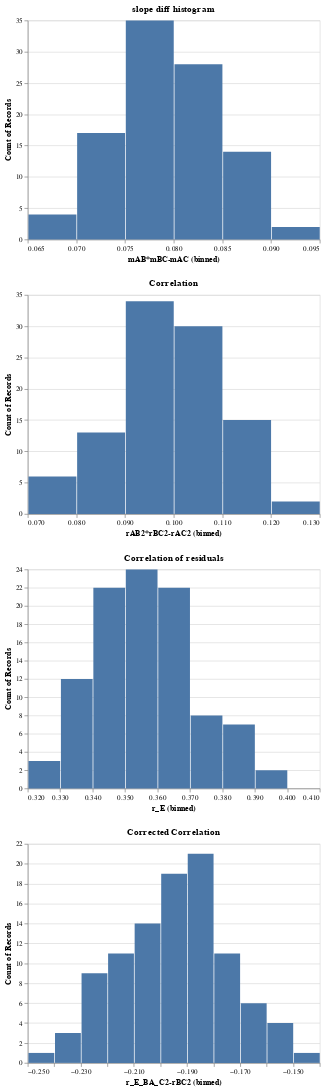

The notebook cell this image was saved under:
### Code cell
def stats_graphs(d):
    d['rAB2*rBC2-rAC2']=d.rAB**2 * d.rBC**2 - d.rAC**2
    d['r_E_BA_C2-rBC2'] = d.r_E_BA_C**2 - d.rBC**2
    #d['rAC2'] = d.rAC**2
    d['mAB*mBC-mAC'] = d.mAB*d.mBC - d.mAC
    slope_histogram = alt.Chart(d).mark_bar().encode(
        x=alt.X('mAB*mBC-mAC:Q', bin=True),
        y='count()').properties(title="slope diff histogram")
   
    bincount = 100
    ticks = 10
    correlation_graph = alt.Chart(d).mark_bar().encode(
        x=alt.X('rAB2*rBC2-rAC2:Q',bin=True,
                   axis=alt.Axis(
                    tickCount=ticks,
                    grid=False)),
        y='count()').properties(
            title="Correlation")
    residual_correlation = alt.Chart(d).mark_bar().encode(
        x=alt.X('r_E:Q', bin=True),
        y='count()').properties(title="Correlation of residuals")
    corrected_correlation = alt.Chart(d).mark_bar().encode(
        x=alt.X("r_E_BA_C2-rBC2:Q", bin=True),
        y='count()').properties(
        title="Corrected Correlation")

    return alt.vconcat(slope_histogram,correlation_graph,residual_correlation, corrected_correlation)

stats_graphs(d)

### Figure 1 — Vega-Lite specification as saved in the notebook (floating-point values rounded to 4 significant figures)
{"config": {"view": {"continuousWidth": 400, "continuousHeight": 300}}, "vconcat": [{"mark": "bar", "encoding": {"x": {"bin": true, "field": "mAB*mBC-mAC", "type": "quantitative"}, "y": {"aggregate": "count", "type": "quantitative"}}, "title": "slope diff histogram"}, {"mark": "bar", "encoding": {"x": {"axis": {"grid": false, "tickCount": 10}, "bin": true, "field": "rAB2*rBC2-rAC2", "type": "quantitative"}, "y": {"aggregate": "count", "type": "quantitative"}}, "title": "Correlation"}, {"mark": "bar", "encoding": {"x": {"bin": true, "field": "r_E", "type": "quantitative"}, "y": {"aggregate": "count", "type": "quantitative"}}, "title": "Correlation of residuals"}, {"mark": "bar", "encoding": {"x": {"bin": true, "field": "r_E_BA_C2-rBC2", "type": "quantitative"}, "y": {"aggregate": "count", "type": "quantitative"}}, "title": "Corrected Correlation"}], "data": {"name": "data-508f906945fd2a19f95a051aa71ca26c"}, "$schema": "https://vega.github.io/schema/vega-lite/v4.17.0.json", "datasets": {"data-508f906945fd2a19f95a051aa71ca26c": [{"kAB": -0.9807, "kBC": 1.148, "kAC": 0.4883, "mAB": 0.1015, "mBC": 0.7997, "mAC": 0.002615, "r_sqrAB": 0.4953, "r_sqrBC": 0.1982, "r_sqrAC": 0.000102, "r_E": 0.3355, "r_E_BA_C": 0.04226, "rAB": 0.7038, "rBC": 0.4452, "rAC": 0.0101, "rAB2*rBC2-rAC2": 0.09808, "r_E_BA_C2-rBC2": -0.1964, "mAB*mBC-mAC": 0.07852}, {"kAB": -0.8355, "kBC": 1.229, "kAC": 0.4963, "mAB": 0.09414, "mBC": 0.8111, "mAC": -0.005355, "r_sqrAB": 0.4749, "r_sqrBC": 0.197, "r_sqrAC": 0.0004602, "r_E": 0.3474, "r_E_BA_C": -0.04145, "rAB": 0.6891, "rBC": 0.4439, "rAC": -0.02145, "rAB2*rBC2-rAC2": 0.0931, "r_E_BA_C2-rBC2": -0.1953, "mAB*mBC-mAC": 0.08171}, {"kAB": -0.7827, "kBC": 1.206, "kAC": 0.6213, "mAB": 0.1025, "mBC": 0.7581, "mAC": 0.004691, "r_sqrAB": 0.5258, "r_sqrBC": 0.186, "r_sqrAC": 0.0003563, "r_E": 0.343, "r_E_BA_C": 0.1257, "rAB": 0.7251, "rBC": 0.4313, "rAC": 0.01888, "rAB2*rBC2-rAC2": 0.09744, "r_E_BA_C2-rBC2": -0.1702, "mAB*mBC-mAC": 0.07303}, {"kAB": -0.82, "kBC": 1.425, "kAC": 0.7325, "mAB": 0.1013, "mBC": 0.7793, "mAC": 0.004095, "r_sqrAB": 0.5331, "r_sqrBC": 0.1884, "r_sqrAC": 0.0002703, "r_E": 0.3563, "r_E_BA_C": 0.001281, "rAB": 0.7301, "rBC": 0.434, "rAC": 0.01644, "rAB2*rBC2-rAC2": 0.1002, "r_E_BA_C2-rBC2": -0.1884, "mAB*mBC-mAC": 0.07484}, {"kAB": -0.9123, "kBC": 0.9833, "kAC": 0.3842, "mAB": 0.09325, "mBC": 0.7679, "mAC": -0.007021, "r_sqrAB": 0.4838, "r_sqrBC": 0.1913, "r_sqrAC": 0.0008896, "r_E": 0.3596, "r_E_BA_C": 0.06007, "rAB": 0.6956, "rBC": 0.4374, "rAC": -0.02983, "rAB2*rBC2-rAC2": 0.09165, "r_E_BA_C2-rBC2": -0.1877, "mAB*mBC-mAC": 0.07863}, {"kAB": -0.8336, "kBC": 1.269, "kAC": 0.6663, "mAB": 0.09383, "mBC": 0.8837, "mAC": -0.003617, "r_sqrAB": 0.4644, "r_sqrBC": 0.2098, "r_sqrAC": 0.0001853, "r_E": 0.3412, "r_E_BA_C": 0.06948, "rAB": 0.6815, "rBC": 0.458, "rAC": -0.01361, "rAB2*rBC2-rAC2": 0.09723, "r_E_BA_C2-rBC2": -0.2049, "mAB*mBC-mAC": 0.08654}, {"kAB": -0.8631, "kBC": 1.171, "kAC": 0.5851, "mAB": 0.09421, "mBC": 0.7741, "mAC": -0.005488, "r_sqrAB": 0.4804, "r_sqrBC": 0.1826, "r_sqrAC": 0.0004967, "r_E": 0.3386, "r_E_BA_C": 0.02973, "rAB": 0.6931, "rBC": 0.4273, "rAC": -0.02229, "rAB2*rBC2-rAC2": 0.08721, "r_E_BA_C2-rBC2": -0.1817, "mAB*mBC-mAC": 0.07842}, {"kAB": -0.7913, "kBC": 1.397, "kAC": 0.8808, "mAB": 0.09422, "mBC": 0.7674, "mAC": -0.009957, "r_sqrAB": 0.472, "r_sqrBC": 0.1714, "r_sqrAC": 0.001535, "r_E": 0.3362, "r_E_BA_C": -0.001478, "rAB": 0.687, "rBC": 0.4141, "rAC": -0.03918, "rAB2*rBC2-rAC2": 0.07938, "r_E_BA_C2-rBC2": -0.1714, "mAB*mBC-mAC": 0.08226}, {"kAB": -0.8042, "kBC": 1.305, "kAC": 0.7036, "mAB": 0.09777, "mBC": 0.7866, "mAC": -0.0007596, "r_sqrAB": 0.4894, "r_sqrBC": 0.1991, "r_sqrAC": 9.508e-06, "r_E": 0.3449, "r_E_BA_C": 0.03394, "rAB": 0.6996, "rBC": 0.4462, "rAC": -0.003084, "rAB2*rBC2-rAC2": 0.09744, "r_E_BA_C2-rBC2": -0.198, "mAB*mBC-mAC": 0.07766}, {"kAB": -0.8611, "kBC": 1.117, "kAC": 0.4556, "mAB": 0.09941, "mBC": 0.7542, "mAC": -0.007942, "r_sqrAB": 0.5142, "r_sqrBC": 0.1824, "r_sqrAC": 0.001052, "r_E": 0.3854, "r_E_BA_C": 0.00401, "rAB": 0.7171, "rBC": 0.4271, "rAC": -0.03244, "rAB2*rBC2-rAC2": 0.09274, "r_E_BA_C2-rBC2": -0.1824, "mAB*mBC-mAC": 0.08292}, {"kAB": -0.935, "kBC": 1.106, "kAC": 0.3543, "mAB": 0.1001, "mBC": 0.8253, "mAC": 0.006945, "r_sqrAB": 0.5276, "r_sqrBC": 0.2145, "r_sqrAC": 0.0008001, "r_E": 0.3674, "r_E_BA_C": -0.01567, "rAB": 0.7264, "rBC": 0.4631, "rAC": 0.02829, "rAB2*rBC2-rAC2": 0.1124, "r_E_BA_C2-rBC2": -0.2142, "mAB*mBC-mAC": 0.07565}, {"kAB": -0.8577, "kBC": 1.185, "kAC": 0.4664, "mAB": 0.09856, "mBC": 0.8297, "mAC": 0.009042, "r_sqrAB": 0.5161, "r_sqrBC": 0.2118, "r_sqrAC": 0.001337, "r_E": 0.3421, "r_E_BA_C": 0.01495, "rAB": 0.7184, "rBC": 0.4603, "rAC": 0.03656, "rAB2*rBC2-rAC2": 0.108, "r_E_BA_C2-rBC2": -0.2116, "mAB*mBC-mAC": 0.07273}, {"kAB": -0.8976, "kBC": 0.8588, "kAC": 0.2895, "mAB": 0.09778, "mBC": 0.8017, "mAC": -0.00919, "r_sqrAB": 0.4874, "r_sqrBC": 0.1886, "r_sqrAC": 0.001264, "r_E": 0.3667, "r_E_BA_C": 0.01621, "rAB": 0.6982, "rBC": 0.4343, "rAC": -0.03555, "rAB2*rBC2-rAC2": 0.09068, "r_E_BA_C2-rBC2": -0.1884, "mAB*mBC-mAC": 0.08758}, {"kAB": -0.8255, "kBC": 1.155, "kAC": 0.4804, "mAB": 0.09878, "mBC": 0.7934, "mAC": -0.0085, "r_sqrAB": 0.4804, "r_sqrBC": 0.1961, "r_sqrAC": 0.001108, "r_E": 0.3649, "r_E_BA_C": -0.02053, "rAB": 0.6931, "rBC": 0.4428, "rAC": -0.03329, "rAB2*rBC2-rAC2": 0.09309, "r_E_BA_C2-rBC2": -0.1957, "mAB*mBC-mAC": 0.08687}, {"kAB": -0.8761, "kBC": 1.391, "kAC": 0.7263, "mAB": 0.1017, "mBC": 0.7918, "mAC": 0.003877, "r_sqrAB": 0.5407, "r_sqrBC": 0.2014, "r_sqrAC": 0.0002524, "r_E": 0.3814, "r_E_BA_C": 0.00485, "rAB": 0.7353, "rBC": 0.4488, "rAC": 0.01589, "rAB2*rBC2-rAC2": 0.1087, "r_E_BA_C2-rBC2": -0.2014, "mAB*mBC-mAC": 0.07668}, {"kAB": -0.7453, "kBC": 1.348, "kAC": 0.7927, "mAB": 0.09479, "mBC": 0.8217, "mAC": -0.007448, "r_sqrAB": 0.4732, "r_sqrBC": 0.1953, "r_sqrAC": 0.000845, "r_E": 0.3519, "r_E_BA_C": -0.05511, "rAB": 0.6879, "rBC": 0.4419, "rAC": -0.02907, "rAB2*rBC2-rAC2": 0.09156, "r_E_BA_C2-rBC2": -0.1922, "mAB*mBC-mAC": 0.08533}, {"kAB": -0.9538, "kBC": 1.08, "kAC": 0.2117, "mAB": 0.09939, "mBC": 0.8726, "mAC": 0.003143, "r_sqrAB": 0.5015, "r_sqrBC": 0.2269, "r_sqrAC": 0.0001494, "r_E": 0.3708, "r_E_BA_C": -0.01687, "rAB": 0.7081, "rBC": 0.4764, "rAC": 0.01222, "rAB2*rBC2-rAC2": 0.1136, "r_E_BA_C2-rBC2": -0.2266, "mAB*mBC-mAC": 0.08358}, {"kAB": -1.011, "kBC": 0.8659, "kAC": 0.2299, "mAB": 0.09984, "mBC": 0.7656, "mAC": 0.004713, "r_sqrAB": 0.5145, "r_sqrBC": 0.1953, "r_sqrAC": 0.000382, "r_E": 0.3413, "r_E_BA_C": 0.0396, "rAB": 0.7173, "rBC": 0.4419, "rAC": 0.01955, "rAB2*rBC2-rAC2": 0.1001, "r_E_BA_C2-rBC2": -0.1937, "mAB*mBC-mAC": 0.07172}, {"kAB": -0.871, "kBC": 0.96, "kAC": 0.3003, "mAB": 0.1035, "mBC": 0.8175, "mAC": 0.002367, "r_sqrAB": 0.4852, "r_sqrBC": 0.2126, "r_sqrAC": 8.075e-05, "r_E": 0.3415, "r_E_BA_C": 0.07816, "rAB": 0.6965, "rBC": 0.4611, "rAC": 0.008986, "rAB2*rBC2-rAC2": 0.1031, "r_E_BA_C2-rBC2": -0.2065, "mAB*mBC-mAC": 0.08224}, {"kAB": -0.877, "kBC": 0.9957, "kAC": 0.2581, "mAB": 0.09703, "mBC": 0.7949, "mAC": 0.0006122, "r_sqrAB": 0.5153, "r_sqrBC": 0.1943, "r_sqrAC": 6.307e-06, "r_E": 0.3606, "r_E_BA_C": -0.09369, "rAB": 0.7178, "rBC": 0.4408, "rAC": 0.002511, "rAB2*rBC2-rAC2": 0.1001, "r_E_BA_C2-rBC2": -0.1855, "mAB*mBC-mAC": 0.07651}, {"kAB": -0.7925, "kBC": 1.224, "kAC": 0.696, "mAB": 0.1028, "mBC": 0.6757, "mAC": -0.002034, "r_sqrAB": 0.5274, "r_sqrBC": 0.16, "r_sqrAC": 7.237e-05, "r_E": 0.3446, "r_E_BA_C": 0.03512, "rAB": 0.7262, "rBC": 0.4, "rAC": -0.008507, "rAB2*rBC2-rAC2": 0.08429, "r_E_BA_C2-rBC2": -0.1587, "mAB*mBC-mAC": 0.07149}, {"kAB": -1.007, "kBC": 0.7625, "kAC": 0.0963, "mAB": 0.09789, "mBC": 0.7752, "mAC": 0.005102, "r_sqrAB": 0.5236, "r_sqrBC": 0.1959, "r_sqrAC": 0.0004635, "r_E": 0.3493, "r_E_BA_C": 0.07521, "rAB": 0.7236, "rBC": 0.4426, "rAC": 0.02153, "rAB2*rBC2-rAC2": 0.1021, "r_E_BA_C2-rBC2": -0.1902, "mAB*mBC-mAC": 0.07079}, {"kAB": -0.9261, "kBC": 1.123, "kAC": 0.5005, "mAB": 0.09568, "mBC": 0.7206, "mAC": -0.001742, "r_sqrAB": 0.5139, "r_sqrBC": 0.1807, "r_sqrAC": 5.923e-05, "r_E": 0.3548, "r_E_BA_C": -0.02354, "rAB": 0.7168, "rBC": 0.425, "rAC": -0.007696, "rAB2*rBC2-rAC2": 0.09278, "r_E_BA_C2-rBC2": -0.1801, "mAB*mBC-mAC": 0.07069}, {"kAB": -0.8651, "kBC": 1.274, "kAC": 0.5979, "mAB": 0.1018, "mBC": 0.8615, "mAC": 0.01416, "r_sqrAB": 0.5051, "r_sqrBC": 0.2302, "r_sqrAC": 0.003029, "r_E": 0.3293, "r_E_BA_C": 0.01851, "rAB": 0.7107, "rBC": 0.4798, "rAC": 0.05504, "rAB2*rBC2-rAC2": 0.1133, "r_E_BA_C2-rBC2": -0.2299, "mAB*mBC-mAC": 0.07357}, {"kAB": -0.8325, "kBC": 1.29, "kAC": 0.5854, "mAB": 0.101, "mBC": 0.8208, "mAC": 0.002409, "r_sqrAB": 0.5015, "r_sqrBC": 0.2194, "r_sqrAC": 9.29e-05, "r_E": 0.3656, "r_E_BA_C": 0.02168, "rAB": 0.7081, "rBC": 0.4684, "rAC": 0.009639, "rAB2*rBC2-rAC2": 0.1099, "r_E_BA_C2-rBC2": -0.2189, "mAB*mBC-mAC": 0.08049}, {"kAB": -0.9571, "kBC": 1.023, "kAC": 0.2827, "mAB": 0.09821, "mBC": 0.8011, "mAC": 0.0006865, "r_sqrAB": 0.527, "r_sqrBC": 0.1982, "r_sqrAC": 7.951e-06, "r_E": 0.3776, "r_E_BA_C": -0.01891, "rAB": 0.7259, "rBC": 0.4451, "rAC": 0.00282, "rAB2*rBC2-rAC2": 0.1044, "r_E_BA_C2-rBC2": -0.1978, "mAB*mBC-mAC": 0.07799}, {"kAB": -0.7056, "kBC": 1.293, "kAC": 0.8022, "mAB": 0.0967, "mBC": 0.8476, "mAC": -0.00278, "r_sqrAB": 0.4849, "r_sqrBC": 0.2133, "r_sqrAC": 0.000119, "r_E": 0.3637, "r_E_BA_C": 0.03053, "rAB": 0.6964, "rBC": 0.4618, "rAC": -0.01091, "rAB2*rBC2-rAC2": 0.1033, "r_E_BA_C2-rBC2": -0.2123, "mAB*mBC-mAC": 0.08474}, {"kAB": -0.914, "kBC": 1.002, "kAC": 0.371, "mAB": 0.09796, "mBC": 0.7481, "mAC": -0.00336, "r_sqrAB": 0.5134, "r_sqrBC": 0.1811, "r_sqrAC": 0.0001954, "r_E": 0.362, "r_E_BA_C": 0.004892, "rAB": 0.7165, "rBC": 0.4256, "rAC": -0.01398, "rAB2*rBC2-rAC2": 0.09278, "r_E_BA_C2-rBC2": -0.1811, "mAB*mBC-mAC": 0.07664}, {"kAB": -0.8932, "kBC": 1.15, "kAC": 0.4398, "mAB": 0.09431, "mBC": 0.839, "mAC": -0.005576, "r_sqrAB": 0.4743, "r_sqrBC": 0.2005, "r_sqrAC": 0.0004725, "r_E": 0.3507, "r_E_BA_C": -0.1069, "rAB": 0.6887, "rBC": 0.4478, "rAC": -0.02174, "rAB2*rBC2-rAC2": 0.09464, "r_E_BA_C2-rBC2": -0.1891, "mAB*mBC-mAC": 0.0847}, {"kAB": -0.9299, "kBC": 1.08, "kAC": 0.441, "mAB": 0.09637, "mBC": 0.7527, "mAC": -0.01108, "r_sqrAB": 0.5002, "r_sqrBC": 0.1635, "r_sqrAC": 0.001909, "r_E": 0.3606, "r_E_BA_C": 0.01685, "rAB": 0.7072, "rBC": 0.4043, "rAC": -0.0437, "rAB2*rBC2-rAC2": 0.07987, "r_E_BA_C2-rBC2": -0.1632, "mAB*mBC-mAC": 0.08363}, {"kAB": -0.9247, "kBC": 1.216, "kAC": 0.3759, "mAB": 0.09504, "mBC": 0.9231, "mAC": -0.007131, "r_sqrAB": 0.4357, "r_sqrBC": 0.234, "r_sqrAC": 0.0006734, "r_E": 0.3466, "r_E_BA_C": -0.009553, "rAB": 0.6601, "rBC": 0.4837, "rAC": -0.02595, "rAB2*rBC2-rAC2": 0.1013, "r_E_BA_C2-rBC2": -0.2339, "mAB*mBC-mAC": 0.09486}, {"kAB": -0.8479, "kBC": 1.068, "kAC": 0.5198, "mAB": 0.09937, "mBC": 0.6932, "mAC": -0.007167, "r_sqrAB": 0.5275, "r_sqrBC": 0.1569, "r_sqrAC": 0.0008957, "r_E": 0.3654, "r_E_BA_C": -0.01286, "rAB": 0.7263, "rBC": 0.3961, "rAC": -0.02993, "rAB2*rBC2-rAC2": 0.08185, "r_E_BA_C2-rBC2": -0.1567, "mAB*mBC-mAC": 0.07605}, {"kAB": -0.813, "kBC": 1.449, "kAC": 0.6398, "mAB": 0.09574, "mBC": 0.9194, "mAC": -0.001938, "r_sqrAB": 0.471, "r_sqrBC": 0.2209, "r_sqrAC": 5.047e-05, "r_E": 0.3525, "r_E_BA_C": -0.0215, "rAB": 0.6863, "rBC": 0.47, "rAC": -0.007104, "rAB2*rBC2-rAC2": 0.104, "r_E_BA_C2-rBC2": -0.2205, "mAB*mBC-mAC": 0.08996}, {"kAB": -0.7677, "kBC": 1.164, "kAC": 0.7174, "mAB": 0.0992, "mBC": 0.7535, "mAC": 0.006241, "r_sqrAB": 0.5166, "r_sqrBC": 0.1857, "r_sqrAC": 0.0006689, "r_E": 0.3252, "r_E_BA_C": -0.0213, "rAB": 0.7188, "rBC": 0.4309, "rAC": 0.02586, "rAB2*rBC2-rAC2": 0.09526, "r_E_BA_C2-rBC2": -0.1852, "mAB*mBC-mAC": 0.0685}, {"kAB": -0.8835, "kBC": 1.041, "kAC": 0.2113, "mAB": 0.09816, "mBC": 0.784, "mAC": -0.006775, "r_sqrAB": 0.4832, "r_sqrBC": 0.1877, "r_sqrAC": 0.000703, "r_E": 0.3516, "r_E_BA_C": 0.05083, "rAB": 0.6951, "rBC": 0.4333, "rAC": -0.02651, "rAB2*rBC2-rAC2": 0.09, "r_E_BA_C2-rBC2": -0.1851, "mAB*mBC-mAC": 0.08373}, {"kAB": -0.9016, "kBC": 1.223, "kAC": 0.492, "mAB": 0.1041, "mBC": 0.8057, "mAC": 0.007164, "r_sqrAB": 0.5206, "r_sqrBC": 0.2, "r_sqrAC": 0.0007601, "r_E": 0.3438, "r_E_BA_C": 0.05734, "rAB": 0.7215, "rBC": 0.4472, "rAC": 0.02757, "rAB2*rBC2-rAC2": 0.1034, "r_E_BA_C2-rBC2": -0.1967, "mAB*mBC-mAC": 0.07668}, {"kAB": -0.9055, "kBC": 1.328, "kAC": 0.5416, "mAB": 0.1035, "mBC": 0.7996, "mAC": 0.002473, "r_sqrAB": 0.5079, "r_sqrBC": 0.2055, "r_sqrAC": 9.31e-05, "r_E": 0.3572, "r_E_BA_C": -0.09026, "rAB": 0.7126, "rBC": 0.4533, "rAC": 0.009649, "rAB2*rBC2-rAC2": 0.1043, "r_E_BA_C2-rBC2": -0.1974, "mAB*mBC-mAC": 0.08032}, {"kAB": -0.8697, "kBC": 1.228, "kAC": 0.4708, "mAB": 0.1011, "mBC": 0.7896, "mAC": 0.005405, "r_sqrAB": 0.5038, "r_sqrBC": 0.2022, "r_sqrAC": 0.0004673, "r_E": 0.3356, "r_E_BA_C": -0.03343, "rAB": 0.7098, "rBC": 0.4496, "rAC": 0.02162, "rAB2*rBC2-rAC2": 0.1014, "r_E_BA_C2-rBC2": -0.201, "mAB*mBC-mAC": 0.07439}, {"kAB": -0.8707, "kBC": 1.024, "kAC": 0.4055, "mAB": 0.1005, "mBC": 0.7578, "mAC": -0.002091, "r_sqrAB": 0.5166, "r_sqrBC": 0.1917, "r_sqrAC": 7.463e-05, "r_E": 0.3717, "r_E_BA_C": 0.05542, "rAB": 0.7187, "rBC": 0.4378, "rAC": -0.008639, "rAB2*rBC2-rAC2": 0.09894, "r_E_BA_C2-rBC2": -0.1886, "mAB*mBC-mAC": 0.07826}, {"kAB": -0.865, "kBC": 1.002, "kAC": 0.318, "mAB": 0.1019, "mBC": 0.866, "mAC": 0.009984, "r_sqrAB": 0.5155, "r_sqrBC": 0.2291, "r_sqrAC": 0.001513, "r_E": 0.3581, "r_E_BA_C": -0.06585, "rAB": 0.718, "rBC": 0.4787, "rAC": 0.03889, "rAB2*rBC2-rAC2": 0.1166, "r_E_BA_C2-rBC2": -0.2248, "mAB*mBC-mAC": 0.07824}, {"kAB": -0.9292, "kBC": 1.094, "kAC": 0.4443, "mAB": 0.104, "mBC": 0.8337, "mAC": 0.01505, "r_sqrAB": 0.5474, "r_sqrBC": 0.217, "r_sqrAC": 0.003581, "r_E": 0.3539, "r_E_BA_C": 0.05135, "rAB": 0.7399, "rBC": 0.4658, "rAC": 0.05984, "rAB2*rBC2-rAC2": 0.1152, "r_E_BA_C2-rBC2": -0.2143, "mAB*mBC-mAC": 0.07162}, {"kAB": -0.9392, "kBC": 0.9845, "kAC": 0.3185, "mAB": 0.09853, "mBC": 0.7378, "mAC": -0.004026, "r_sqrAB": 0.4976, "r_sqrBC": 0.1684, "r_sqrAC": 0.0002569, "r_E": 0.3333, "r_E_BA_C": 0.02489, "rAB": 0.7054, "rBC": 0.4103, "rAC": -0.01603, "rAB2*rBC2-rAC2": 0.08351, "r_E_BA_C2-rBC2": -0.1677, "mAB*mBC-mAC": 0.07672}, {"kAB": -0.9274, "kBC": 1.275, "kAC": 0.5641, "mAB": 0.09771, "mBC": 0.7769, "mAC": -0.009254, "r_sqrAB": 0.4861, "r_sqrBC": 0.1771, "r_sqrAC": 0.001279, "r_E": 0.3529, "r_E_BA_C": 0.05959, "rAB": 0.6972, "rBC": 0.4208, "rAC": -0.03577, "rAB2*rBC2-rAC2": 0.08479, "r_E_BA_C2-rBC2": -0.1735, "mAB*mBC-mAC": 0.08516}, {"kAB": -0.8554, "kBC": 1.343, "kAC": 0.6437, "mAB": 0.1032, "mBC": 0.8421, "mAC": 0.007254, "r_sqrAB": 0.5367, "r_sqrBC": 0.2104, "r_sqrAC": 0.0007867, "r_E": 0.373, "r_E_BA_C": 0.004126, "rAB": 0.7326, "rBC": 0.4586, "rAC": 0.02805, "rAB2*rBC2-rAC2": 0.1121, "r_E_BA_C2-rBC2": -0.2103, "mAB*mBC-mAC": 0.07965}, {"kAB": -0.9169, "kBC": 0.9802, "kAC": 0.326, "mAB": 0.1023, "mBC": 0.8173, "mAC": 0.003435, "r_sqrAB": 0.5284, "r_sqrBC": 0.1981, "r_sqrAC": 0.0001765, "r_E": 0.3667, "r_E_BA_C": 0.003974, "rAB": 0.7269, "rBC": 0.445, "rAC": 0.01329, "rAB2*rBC2-rAC2": 0.1045, "r_E_BA_C2-rBC2": -0.198, "mAB*mBC-mAC": 0.08019}, {"kAB": -0.9137, "kBC": 1.284, "kAC": 0.5257, "mAB": 0.09766, "mBC": 0.8284, "mAC": -0.001747, "r_sqrAB": 0.4983, "r_sqrBC": 0.1936, "r_sqrAC": 4.5e-05, "r_E": 0.3521, "r_E_BA_C": -0.08705, "rAB": 0.7059, "rBC": 0.44, "rAC": -0.006708, "rAB2*rBC2-rAC2": 0.09643, "r_E_BA_C2-rBC2": -0.186, "mAB*mBC-mAC": 0.08265}, {"kAB": -0.8445, "kBC": 0.945, "kAC": 0.4496, "mAB": 0.0989, "mBC": 0.6897, "mAC": 0.002109, "r_sqrAB": 0.5362, "r_sqrBC": 0.1674, "r_sqrAC": 8.584e-05, "r_E": 0.3421, "r_E_BA_C": 0.01564, "rAB": 0.7322, "rBC": 0.4092, "rAC": 0.009265, "rAB2*rBC2-rAC2": 0.08968, "r_E_BA_C2-rBC2": -0.1672, "mAB*mBC-mAC": 0.0661}, {"kAB": -0.8616, "kBC": 1.158, "kAC": 0.4578, "mAB": 0.09874, "mBC": 0.761, "mAC": 0.007817, "r_sqrAB": 0.5237, "r_sqrBC": 0.1816, "r_sqrAC": 0.001029, "r_E": 0.3203, "r_E_BA_C": 0.02131, "rAB": 0.7237, "rBC": 0.4261, "rAC": 0.03208, "rAB2*rBC2-rAC2": 0.09407, "r_E_BA_C2-rBC2": -0.1811, "mAB*mBC-mAC": 0.06733}, {"kAB": -0.8602, "kBC": 1.222, "kAC": 0.6153, "mAB": 0.1016, "mBC": 0.7945, "mAC": 0.003738, "r_sqrAB": 0.5366, "r_sqrBC": 0.1911, "r_sqrAC": 0.0002199, "r_E": 0.3653, "r_E_BA_C": -0.02008, "rAB": 0.7325, "rBC": 0.4371, "rAC": 0.01483, "rAB2*rBC2-rAC2": 0.1023, "r_E_BA_C2-rBC2": -0.1906, "mAB*mBC-mAC": 0.07696}, {"kAB": -0.8982, "kBC": 1.041, "kAC": 0.2733, "mAB": 0.09954, "mBC": 0.9233, "mAC": 0.009142, "r_sqrAB": 0.4957, "r_sqrBC": 0.2454, "r_sqrAC": 0.001203, "r_E": 0.3584, "r_E_BA_C": -0.0273, "rAB": 0.7041, "rBC": 0.4953, "rAC": 0.03469, "rAB2*rBC2-rAC2": 0.1204, "r_E_BA_C2-rBC2": -0.2446, "mAB*mBC-mAC": 0.08277}, {"kAB": -0.8702, "kBC": 0.8919, "kAC": 0.3616, "mAB": 0.1024, "mBC": 0.7654, "mAC": -4.059e-05, "r_sqrAB": 0.5437, "r_sqrBC": 0.1909, "r_sqrAC": 2.785e-08, "r_E": 0.3911, "r_E_BA_C": 0.01756, "rAB": 0.7373, "rBC": 0.4369, "rAC": -0.0001669, "rAB2*rBC2-rAC2": 0.1038, "r_E_BA_C2-rBC2": -0.1906, "mAB*mBC-mAC": 0.07839}, {"kAB": -0.8955, "kBC": 1.112, "kAC": 0.4515, "mAB": 0.09833, "mBC": 0.7671, "mAC": -0.01265, "r_sqrAB": 0.497, "r_sqrBC": 0.1805, "r_sqrAC": 0.002522, "r_E": 0.384, "r_E_BA_C": 0.04321, "rAB": 0.705, "rBC": 0.4249, "rAC": -0.05022, "rAB2*rBC2-rAC2": 0.0872, "r_E_BA_C2-rBC2": -0.1787, "mAB*mBC-mAC": 0.08808}, {"kAB": -0.9646, "kBC": 1.026, "kAC": 0.3555, "mAB": 0.09281, "mBC": 0.7655, "mAC": -0.01193, "r_sqrAB": 0.4979, "r_sqrBC": 0.153, "r_sqrAC": 0.002148, "r_E": 0.3488, "r_E_BA_C": 0.05082, "rAB": 0.7056, "rBC": 0.3912, "rAC": -0.04635, "rAB2*rBC2-rAC2": 0.07403, "r_E_BA_C2-rBC2": -0.1504, "mAB*mBC-mAC": 0.08298}, {"kAB": -0.8092, "kBC": 1.435, "kAC": 0.7667, "mAB": 0.0992, "mBC": 0.7504, "mAC": -0.006347, "r_sqrAB": 0.5148, "r_sqrBC": 0.1775, "r_sqrAC": 0.0006641, "r_E": 0.3726, "r_E_BA_C": -0.08351, "rAB": 0.7175, "rBC": 0.4213, "rAC": -0.02577, "rAB2*rBC2-rAC2": 0.0907, "r_E_BA_C2-rBC2": -0.1705, "mAB*mBC-mAC": 0.08079}, {"kAB": -0.9492, "kBC": 1.212, "kAC": 0.4277, "mAB": 0.1033, "mBC": 0.8583, "mAC": 0.01026, "r_sqrAB": 0.5243, "r_sqrBC": 0.2305, "r_sqrAC": 0.00162, "r_E": 0.3679, "r_E_BA_C": -0.03676, "rAB": 0.7241, "rBC": 0.4801, "rAC": 0.04025, "rAB2*rBC2-rAC2": 0.1192, "r_E_BA_C2-rBC2": -0.2292, "mAB*mBC-mAC": 0.07838}, {"kAB": -0.7828, "kBC": 1.217, "kAC": 0.7525, "mAB": 0.09886, "mBC": 0.7806, "mAC": -0.003185, "r_sqrAB": 0.4924, "r_sqrBC": 0.1849, "r_sqrAC": 0.0001551, "r_E": 0.3428, "r_E_BA_C": 0.007892, "rAB": 0.7017, "rBC": 0.43, "rAC": -0.01246, "rAB2*rBC2-rAC2": 0.0909, "r_E_BA_C2-rBC2": -0.1849, "mAB*mBC-mAC": 0.08036}, {"kAB": -0.7784, "kBC": 1.477, "kAC": 0.7768, "mAB": 0.09751, "mBC": 0.9025, "mAC": 0.0005761, "r_sqrAB": 0.4765, "r_sqrBC": 0.2349, "r_sqrAC": 4.797e-06, "r_E": 0.3625, "r_E_BA_C": 0.04758, "rAB": 0.6903, "rBC": 0.4847, "rAC": 0.00219, "rAB2*rBC2-rAC2": 0.1119, "r_E_BA_C2-rBC2": -0.2327, "mAB*mBC-mAC": 0.08743}, {"kAB": -0.7933, "kBC": 1.138, "kAC": 0.5768, "mAB": 0.09869, "mBC": 0.7322, "mAC": -0.004932, "r_sqrAB": 0.5109, "r_sqrBC": 0.1792, "r_sqrAC": 0.0004264, "r_E": 0.3646, "r_E_BA_C": -0.03308, "rAB": 0.7148, "rBC": 0.4233, "rAC": -0.02065, "rAB2*rBC2-rAC2": 0.09111, "r_E_BA_C2-rBC2": -0.1781, "mAB*mBC-mAC": 0.07719}, {"kAB": -0.9362, "kBC": 1.002, "kAC": 0.2879, "mAB": 0.1019, "mBC": 0.7584, "mAC": 0.002272, "r_sqrAB": 0.5282, "r_sqrBC": 0.1885, "r_sqrAC": 8.604e-05, "r_E": 0.3598, "r_E_BA_C": -0.0337, "rAB": 0.7268, "rBC": 0.4342, "rAC": 0.009276, "rAB2*rBC2-rAC2": 0.0995, "r_E_BA_C2-rBC2": -0.1874, "mAB*mBC-mAC": 0.07501}, {"kAB": -0.8893, "kBC": 1.042, "kAC": 0.366, "mAB": 0.1023, "mBC": 0.8066, "mAC": 0.01184, "r_sqrAB": 0.5415, "r_sqrBC": 0.2087, "r_sqrAC": 0.002327, "r_E": 0.3518, "r_E_BA_C": 0.04757, "rAB": 0.7359, "rBC": 0.4569, "rAC": 0.04824, "rAB2*rBC2-rAC2": 0.1107, "r_E_BA_C2-rBC2": -0.2065, "mAB*mBC-mAC": 0.07069}, {"kAB": -0.8319, "kBC": 1.373, "kAC": 0.6325, "mAB": 0.09898, "mBC": 0.8105, "mAC": 0.00214, "r_sqrAB": 0.5121, "r_sqrBC": 0.2023, "r_sqrAC": 7.371e-05, "r_E": 0.3594, "r_E_BA_C": 0.03943, "rAB": 0.7156, "rBC": 0.4498, "rAC": 0.008585, "rAB2*rBC2-rAC2": 0.1035, "r_E_BA_C2-rBC2": -0.2008, "mAB*mBC-mAC": 0.07809}, {"kAB": -0.8434, "kBC": 1.08, "kAC": 0.4621, "mAB": 0.1033, "mBC": 0.7718, "mAC": 0.005571, "r_sqrAB": 0.5297, "r_sqrBC": 0.1877, "r_sqrAC": 0.0004853, "r_E": 0.3454, "r_E_BA_C": -0.0328, "rAB": 0.7278, "rBC": 0.4332, "rAC": 0.02203, "rAB2*rBC2-rAC2": 0.09893, "r_E_BA_C2-rBC2": -0.1866, "mAB*mBC-mAC": 0.07416}, {"kAB": -0.8713, "kBC": 1.339, "kAC": 0.667, "mAB": 0.09975, "mBC": 0.8279, "mAC": 0.008876, "r_sqrAB": 0.5035, "r_sqrBC": 0.2149, "r_sqrAC": 0.00125, "r_E": 0.3337, "r_E_BA_C": -0.03692, "rAB": 0.7096, "rBC": 0.4636, "rAC": 0.03535, "rAB2*rBC2-rAC2": 0.107, "r_E_BA_C2-rBC2": -0.2136, "mAB*mBC-mAC": 0.07371}, {"kAB": -0.9398, "kBC": 1.28, "kAC": 0.4544, "mAB": 0.09793, "mBC": 0.8535, "mAC": 0.005181, "r_sqrAB": 0.5088, "r_sqrBC": 0.2246, "r_sqrAC": 0.000439, "r_E": 0.3665, "r_E_BA_C": -0.01852, "rAB": 0.7133, "rBC": 0.4739, "rAC": 0.02095, "rAB2*rBC2-rAC2": 0.1138, "r_E_BA_C2-rBC2": -0.2242, "mAB*mBC-mAC": 0.0784}, {"kAB": -0.8304, "kBC": 1.089, "kAC": 0.4526, "mAB": 0.09726, "mBC": 0.8258, "mAC": -0.006063, "r_sqrAB": 0.4618, "r_sqrBC": 0.1998, "r_sqrAC": 0.0005258, "r_E": 0.3383, "r_E_BA_C": -0.0786, "rAB": 0.6796, "rBC": 0.447, "rAC": -0.02293, "rAB2*rBC2-rAC2": 0.09176, "r_E_BA_C2-rBC2": -0.1937, "mAB*mBC-mAC": 0.08638}, {"kAB": -0.8231, "kBC": 1.111, "kAC": 0.4334, "mAB": 0.1004, "mBC": 0.7585, "mAC": -0.002043, "r_sqrAB": 0.5374, "r_sqrBC": 0.1819, "r_sqrAC": 7.031e-05, "r_E": 0.3825, "r_E_BA_C": -0.06391, "rAB": 0.733, "rBC": 0.4265, "rAC": -0.008385, "rAB2*rBC2-rAC2": 0.09765, "r_E_BA_C2-rBC2": -0.1778, "mAB*mBC-mAC": 0.07819}, {"kAB": -0.8487, "kBC": 1.293, "kAC": 0.6345, "mAB": 0.09457, "mBC": 0.8076, "mAC": 0.004635, "r_sqrAB": 0.5065, "r_sqrBC": 0.1982, "r_sqrAC": 0.0003698, "r_E": 0.3368, "r_E_BA_C": -0.07273, "rAB": 0.7117, "rBC": 0.4452, "rAC": 0.01923, "rAB2*rBC2-rAC2": 0.1, "r_E_BA_C2-rBC2": -0.1929, "mAB*mBC-mAC": 0.07173}, {"kAB": -0.9184, "kBC": 1.22, "kAC": 0.4526, "mAB": 0.1007, "mBC": 0.8495, "mAC": 0.006544, "r_sqrAB": 0.4982, "r_sqrBC": 0.2195, "r_sqrAC": 0.0006396, "r_E": 0.3444, "r_E_BA_C": 0.04361, "rAB": 0.7058, "rBC": 0.4685, "rAC": 0.02529, "rAB2*rBC2-rAC2": 0.1087, "r_E_BA_C2-rBC2": -0.2176, "mAB*mBC-mAC": 0.07902}, {"kAB": -0.921, "kBC": 1.272, "kAC": 0.64, "mAB": 0.09828, "mBC": 0.7462, "mAC": -0.01004, "r_sqrAB": 0.5035, "r_sqrBC": 0.1801, "r_sqrAC": 0.0017, "r_E": 0.3807, "r_E_BA_C": 0.02958, "rAB": 0.7096, "rBC": 0.4243, "rAC": -0.04123, "rAB2*rBC2-rAC2": 0.08896, "r_E_BA_C2-rBC2": -0.1792, "mAB*mBC-mAC": 0.08338}, {"kAB": -0.9386, "kBC": 1.153, "kAC": 0.4358, "mAB": 0.09886, "mBC": 0.8391, "mAC": 6.973e-05, "r_sqrAB": 0.5107, "r_sqrBC": 0.2011, "r_sqrAC": 7.259e-08, "r_E": 0.3661, "r_E_BA_C": 0.009206, "rAB": 0.7146, "rBC": 0.4485, "rAC": 0.0002694, "rAB2*rBC2-rAC2": 0.1027, "r_E_BA_C2-rBC2": -0.2011, "mAB*mBC-mAC": 0.08289}, {"kAB": -0.9606, "kBC": 1.045, "kAC": 0.3161, "mAB": 0.09786, "mBC": 0.8073, "mAC": -0.01096, "r_sqrAB": 0.4878, "r_sqrBC": 0.1808, "r_sqrAC": 0.001698, "r_E": 0.3647, "r_E_BA_C": 0.08597, "rAB": 0.6984, "rBC": 0.4253, "rAC": -0.0412, "rAB2*rBC2-rAC2": 0.08652, "r_E_BA_C2-rBC2": -0.1735, "mAB*mBC-mAC": 0.08997}, {"kAB": -0.7417, "kBC": 1.322, "kAC": 0.8401, "mAB": 0.09764, "mBC": 0.8472, "mAC": -0.001725, "r_sqrAB": 0.4913, "r_sqrBC": 0.202, "r_sqrAC": 4.314e-05, "r_E": 0.3538, "r_E_BA_C": 0.01801, "rAB": 0.7009, "rBC": 0.4494, "rAC": -0.006568, "rAB2*rBC2-rAC2": 0.09919, "r_E_BA_C2-rBC2": -0.2016, "mAB*mBC-mAC": 0.08444}, {"kAB": -0.8401, "kBC": 1.234, "kAC": 0.6473, "mAB": 0.1013, "mBC": 0.746, "mAC": -0.006304, "r_sqrAB": 0.5155, "r_sqrBC": 0.1853, "r_sqrAC": 0.000665, "r_E": 0.3827, "r_E_BA_C": -0.0734, "rAB": 0.718, "rBC": 0.4304, "rAC": -0.02579, "rAB2*rBC2-rAC2": 0.09484, "r_E_BA_C2-rBC2": -0.1799, "mAB*mBC-mAC": 0.08185}, {"kAB": -0.8597, "kBC": 0.9728, "kAC": 0.4354, "mAB": 0.09523, "mBC": 0.7586, "mAC": -0.0104, "r_sqrAB": 0.4857, "r_sqrBC": 0.17, "r_sqrAC": 0.001711, "r_E": 0.3506, "r_E_BA_C": 0.08459, "rAB": 0.697, "rBC": 0.4123, "rAC": -0.04136, "rAB2*rBC2-rAC2": 0.08085, "r_E_BA_C2-rBC2": -0.1628, "mAB*mBC-mAC": 0.08264}, {"kAB": -0.9667, "kBC": 1.153, "kAC": 0.5473, "mAB": 0.09533, "mBC": 0.765, "mAC": -0.01782, "r_sqrAB": 0.4812, "r_sqrBC": 0.1625, "r_sqrAC": 0.004668, "r_E": 0.3662, "r_E_BA_C": -0.02822, "rAB": 0.6937, "rBC": 0.4032, "rAC": -0.06832, "rAB2*rBC2-rAC2": 0.07355, "r_E_BA_C2-rBC2": -0.1618, "mAB*mBC-mAC": 0.09074}, {"kAB": -0.8836, "kBC": 1.186, "kAC": 0.5829, "mAB": 0.09687, "mBC": 0.7481, "mAC": -0.01275, "r_sqrAB": 0.49, "r_sqrBC": 0.1807, "r_sqrAC": 0.002739, "r_E": 0.3789, "r_E_BA_C": -0.007439, "rAB": 0.7, "rBC": 0.4251, "rAC": -0.05234, "rAB2*rBC2-rAC2": 0.08579, "r_E_BA_C2-rBC2": -0.1806, "mAB*mBC-mAC": 0.08522}, {"kAB": -0.849, "kBC": 1.17, "kAC": 0.5824, "mAB": 0.09731, "mBC": 0.8117, "mAC": 0.00343, "r_sqrAB": 0.5112, "r_sqrBC": 0.1894, "r_sqrAC": 0.0001825, "r_E": 0.3381, "r_E_BA_C": -0.008789, "rAB": 0.715, "rBC": 0.4352, "rAC": 0.01351, "rAB2*rBC2-rAC2": 0.09663, "r_E_BA_C2-rBC2": -0.1893, "mAB*mBC-mAC": 0.07556}, {"kAB": -1.08, "kBC": 0.7448, "kAC": 0.0406, "mAB": 0.09721, "mBC": 0.7019, "mAC": -0.002095, "r_sqrAB": 0.5438, "r_sqrBC": 0.151, "r_sqrAC": 7.743e-05, "r_E": 0.35, "r_E_BA_C": 0.01609, "rAB": 0.7374, "rBC": 0.3886, "rAC": -0.008799, "rAB2*rBC2-rAC2": 0.08206, "r_E_BA_C2-rBC2": -0.1508, "mAB*mBC-mAC": 0.07033}, {"kAB": -0.8628, "kBC": 1.12, "kAC": 0.4483, "mAB": 0.09998, "mBC": 0.8375, "mAC": 0.006991, "r_sqrAB": 0.514, "r_sqrBC": 0.2182, "r_sqrAC": 0.0007817, "r_E": 0.3569, "r_E_BA_C": 0.05683, "rAB": 0.7169, "rBC": 0.4671, "rAC": 0.02796, "rAB2*rBC2-rAC2": 0.1114, "r_E_BA_C2-rBC2": -0.215, "mAB*mBC-mAC": 0.07675}, {"kAB": -0.8828, "kBC": 1.051, "kAC": 0.3726, "mAB": 0.1025, "mBC": 0.8668, "mAC": 0.01067, "r_sqrAB": 0.5228, "r_sqrBC": 0.2376, "r_sqrAC": 0.001791, "r_E": 0.3718, "r_E_BA_C": 0.05515, "rAB": 0.7231, "rBC": 0.4874, "rAC": 0.04232, "rAB2*rBC2-rAC2": 0.1224, "r_E_BA_C2-rBC2": -0.2345, "mAB*mBC-mAC": 0.07816}, {"kAB": -0.8623, "kBC": 1.39, "kAC": 0.6608, "mAB": 0.1027, "mBC": 0.8508, "mAC": 0.00584, "r_sqrAB": 0.5125, "r_sqrBC": 0.2233, "r_sqrAC": 0.000511, "r_E": 0.3673, "r_E_BA_C": -0.05396, "rAB": 0.7159, "rBC": 0.4725, "rAC": 0.0226, "rAB2*rBC2-rAC2": 0.1139, "r_E_BA_C2-rBC2": -0.2204, "mAB*mBC-mAC": 0.08155}, {"kAB": -0.8503, "kBC": 1.044, "kAC": 0.4426, "mAB": 0.09044, "mBC": 0.7589, "mAC": -0.01507, "r_sqrAB": 0.4681, "r_sqrBC": 0.1678, "r_sqrAC": 0.003789, "r_E": 0.3515, "r_E_BA_C": 0.01031, "rAB": 0.6842, "rBC": 0.4097, "rAC": -0.06156, "rAB2*rBC2-rAC2": 0.07477, "r_E_BA_C2-rBC2": -0.1677, "mAB*mBC-mAC": 0.08371}, {"kAB": -0.7522, "kBC": 1.215, "kAC": 0.7171, "mAB": 0.1035, "mBC": 0.7828, "mAC": 0.01057, "r_sqrAB": 0.535, "r_sqrBC": 0.2114, "r_sqrAC": 0.001926, "r_E": 0.3532, "r_E_BA_C": -0.02594, "rAB": 0.7314, "rBC": 0.4598, "rAC": 0.04389, "rAB2*rBC2-rAC2": 0.1112, "r_E_BA_C2-rBC2": -0.2108, "mAB*mBC-mAC": 0.07044}, {"kAB": -0.9483, "kBC": 1.011, "kAC": 0.3127, "mAB": 0.1029, "mBC": 0.773, "mAC": 0.01302, "r_sqrAB": 0.563, "r_sqrBC": 0.207, "r_sqrAC": 0.003119, "r_E": 0.364, "r_E_BA_C": -0.02019, "rAB": 0.7504, "rBC": 0.455, "rAC": 0.05585, "rAB2*rBC2-rAC2": 0.1134, "r_E_BA_C2-rBC2": -0.2066, "mAB*mBC-mAC": 0.06655}, {"kAB": -0.8756, "kBC": 1.267, "kAC": 0.5681, "mAB": 0.09497, "mBC": 0.7802, "mAC": -0.004503, "r_sqrAB": 0.4939, "r_sqrBC": 0.1818, "r_sqrAC": 0.0003315, "r_E": 0.3471, "r_E_BA_C": -0.006978, "rAB": 0.7028, "rBC": 0.4263, "rAC": -0.01821, "rAB2*rBC2-rAC2": 0.08944, "r_E_BA_C2-rBC2": -0.1817, "mAB*mBC-mAC": 0.0786}, {"kAB": -0.8204, "kBC": 1.006, "kAC": 0.419, "mAB": 0.09703, "mBC": 0.7677, "mAC": -0.001314, "r_sqrAB": 0.5007, "r_sqrBC": 0.1901, "r_sqrAC": 2.96e-05, "r_E": 0.3494, "r_E_BA_C": 0.02953, "rAB": 0.7076, "rBC": 0.436, "rAC": -0.00544, "rAB2*rBC2-rAC2": 0.09514, "r_E_BA_C2-rBC2": -0.1892, "mAB*mBC-mAC": 0.0758}, {"kAB": -0.9443, "kBC": 0.9816, "kAC": 0.2833, "mAB": 0.1018, "mBC": 0.8029, "mAC": -0.000686, "r_sqrAB": 0.513, "r_sqrBC": 0.2057, "r_sqrAC": 7.438e-06, "r_E": 0.3772, "r_E_BA_C": -0.02427, "rAB": 0.7162, "rBC": 0.4535, "rAC": -0.002727, "rAB2*rBC2-rAC2": 0.1055, "r_E_BA_C2-rBC2": -0.2051, "mAB*mBC-mAC": 0.08239}, {"kAB": -0.7701, "kBC": 1.301, "kAC": 0.665, "mAB": 0.0955, "mBC": 0.772, "mAC": -0.01078, "r_sqrAB": 0.4892, "r_sqrBC": 0.1936, "r_sqrAC": 0.002025, "r_E": 0.3845, "r_E_BA_C": 0.0273, "rAB": 0.6995, "rBC": 0.44, "rAC": -0.045, "rAB2*rBC2-rAC2": 0.0927, "r_E_BA_C2-rBC2": -0.1929, "mAB*mBC-mAC": 0.0845}, {"kAB": -0.8324, "kBC": 1.143, "kAC": 0.4672, "mAB": 0.1017, "mBC": 0.8016, "mAC": 0.003158, "r_sqrAB": 0.5248, "r_sqrBC": 0.2017, "r_sqrAC": 0.0001589, "r_E": 0.3677, "r_E_BA_C": -0.05331, "rAB": 0.7244, "rBC": 0.4491, "rAC": 0.01261, "rAB2*rBC2-rAC2": 0.1057, "r_E_BA_C2-rBC2": -0.1988, "mAB*mBC-mAC": 0.07833}, {"kAB": -0.8572, "kBC": 1.183, "kAC": 0.4596, "mAB": 0.1014, "mBC": 0.7935, "mAC": 0.003382, "r_sqrAB": 0.5158, "r_sqrBC": 0.2051, "r_sqrAC": 0.000187, "r_E": 0.3607, "r_E_BA_C": 0.0001756, "rAB": 0.7182, "rBC": 0.4529, "rAC": 0.01367, "rAB2*rBC2-rAC2": 0.1056, "r_E_BA_C2-rBC2": -0.2051, "mAB*mBC-mAC": 0.07707}, {"kAB": -0.8403, "kBC": 1.037, "kAC": 0.3835, "mAB": 0.09689, "mBC": 0.7982, "mAC": 0.006669, "r_sqrAB": 0.5041, "r_sqrBC": 0.2043, "r_sqrAC": 0.0007657, "r_E": 0.3314, "r_E_BA_C": -0.02032, "rAB": 0.71, "rBC": 0.452, "rAC": 0.02767, "rAB2*rBC2-rAC2": 0.1022, "r_E_BA_C2-rBC2": -0.2039, "mAB*mBC-mAC": 0.07067}, {"kAB": -0.8141, "kBC": 1.321, "kAC": 0.6506, "mAB": 0.09716, "mBC": 0.8259, "mAC": 0.0002854, "r_sqrAB": 0.4971, "r_sqrBC": 0.1972, "r_sqrAC": 1.24e-06, "r_E": 0.3462, "r_E_BA_C": 0.002666, "rAB": 0.705, "rBC": 0.4441, "rAC": 0.001114, "rAB2*rBC2-rAC2": 0.09804, "r_E_BA_C2-rBC2": -0.1972, "mAB*mBC-mAC": 0.07996}, {"kAB": -0.8756, "kBC": 0.8742, "kAC": 0.3118, "mAB": 0.09578, "mBC": 0.6949, "mAC": -0.01309, "r_sqrAB": 0.5048, "r_sqrBC": 0.1477, "r_sqrAC": 0.002885, "r_E": 0.3575, "r_E_BA_C": -0.0256, "rAB": 0.7105, "rBC": 0.3844, "rAC": -0.05371, "rAB2*rBC2-rAC2": 0.0717, "r_E_BA_C2-rBC2": -0.1471, "mAB*mBC-mAC": 0.07965}, {"kAB": -0.9238, "kBC": 1.078, "kAC": 0.3115, "mAB": 0.09432, "mBC": 0.8392, "mAC": -0.0001245, "r_sqrAB": 0.4824, "r_sqrBC": 0.2045, "r_sqrAC": 2.442e-07, "r_E": 0.3405, "r_E_BA_C": -0.04879, "rAB": 0.6946, "rBC": 0.4522, "rAC": -0.0004942, "rAB2*rBC2-rAC2": 0.09865, "r_E_BA_C2-rBC2": -0.2021, "mAB*mBC-mAC": 0.07928}, {"kAB": -0.8249, "kBC": 1.119, "kAC": 0.4515, "mAB": 0.1003, "mBC": 0.8684, "mAC": 0.001461, "r_sqrAB": 0.4956, "r_sqrBC": 0.2131, "r_sqrAC": 2.973e-05, "r_E": 0.357, "r_E_BA_C": 0.0839, "rAB": 0.704, "rBC": 0.4616, "rAC": 0.005452, "rAB2*rBC2-rAC2": 0.1056, "r_E_BA_C2-rBC2": -0.206, "mAB*mBC-mAC": 0.08561}, {"kAB": -0.9412, "kBC": 1.25, "kAC": 0.432, "mAB": 0.09567, "mBC": 0.9031, "mAC": -0.003311, "r_sqrAB": 0.4561, "r_sqrBC": 0.222, "r_sqrAC": 0.0001487, "r_E": 0.343, "r_E_BA_C": 0.01655, "rAB": 0.6754, "rBC": 0.4712, "rAC": -0.01219, "rAB2*rBC2-rAC2": 0.1011, "r_E_BA_C2-rBC2": -0.2217, "mAB*mBC-mAC": 0.08971}, {"kAB": -0.8528, "kBC": 1.245, "kAC": 0.5677, "mAB": 0.1, "mBC": 0.855, "mAC": 0.0103, "r_sqrAB": 0.5148, "r_sqrBC": 0.2128, "r_sqrAC": 0.001588, "r_E": 0.338, "r_E_BA_C": 0.0228, "rAB": 0.7175, "rBC": 0.4613, "rAC": 0.03985, "rAB2*rBC2-rAC2": 0.108, "r_E_BA_C2-rBC2": -0.2123, "mAB*mBC-mAC": 0.07523}, {"kAB": -0.7991, "kBC": 1.176, "kAC": 0.5779, "mAB": 0.09738, "mBC": 0.8318, "mAC": 0.0004623, "r_sqrAB": 0.4924, "r_sqrBC": 0.2001, "r_sqrAC": 3.21e-06, "r_E": 0.3437, "r_E_BA_C": 0.02466, "rAB": 0.7017, "rBC": 0.4474, "rAC": 0.001792, "rAB2*rBC2-rAC2": 0.09854, "r_E_BA_C2-rBC2": -0.1995, "mAB*mBC-mAC": 0.08054}, {"kAB": -0.8638, "kBC": 1.197, "kAC": 0.3753, "mAB": 0.1021, "mBC": 0.8919, "mAC": 0.009106, "r_sqrAB": 0.4882, "r_sqrBC": 0.2296, "r_sqrAC": 0.001122, "r_E": 0.3352, "r_E_BA_C": -0.02956, "rAB": 0.6987, "rBC": 0.4791, "rAC": 0.03349, "rAB2*rBC2-rAC2": 0.111, "r_E_BA_C2-rBC2": -0.2287, "mAB*mBC-mAC": 0.08192}, {"kAB": -0.8644, "kBC": 1.206, "kAC": 0.6336, "mAB": 0.09999, "mBC": 0.7827, "mAC": -0.009175, "r_sqrAB": 0.5278, "r_sqrBC": 0.1773, "r_sqrAC": 0.001286, "r_E": 0.3984, "r_E_BA_C": -0.01989, "rAB": 0.7265, "rBC": 0.4211, "rAC": -0.03586, "rAB2*rBC2-rAC2": 0.09231, "r_E_BA_C2-rBC2": -0.177, "mAB*mBC-mAC": 0.08744}]}}
